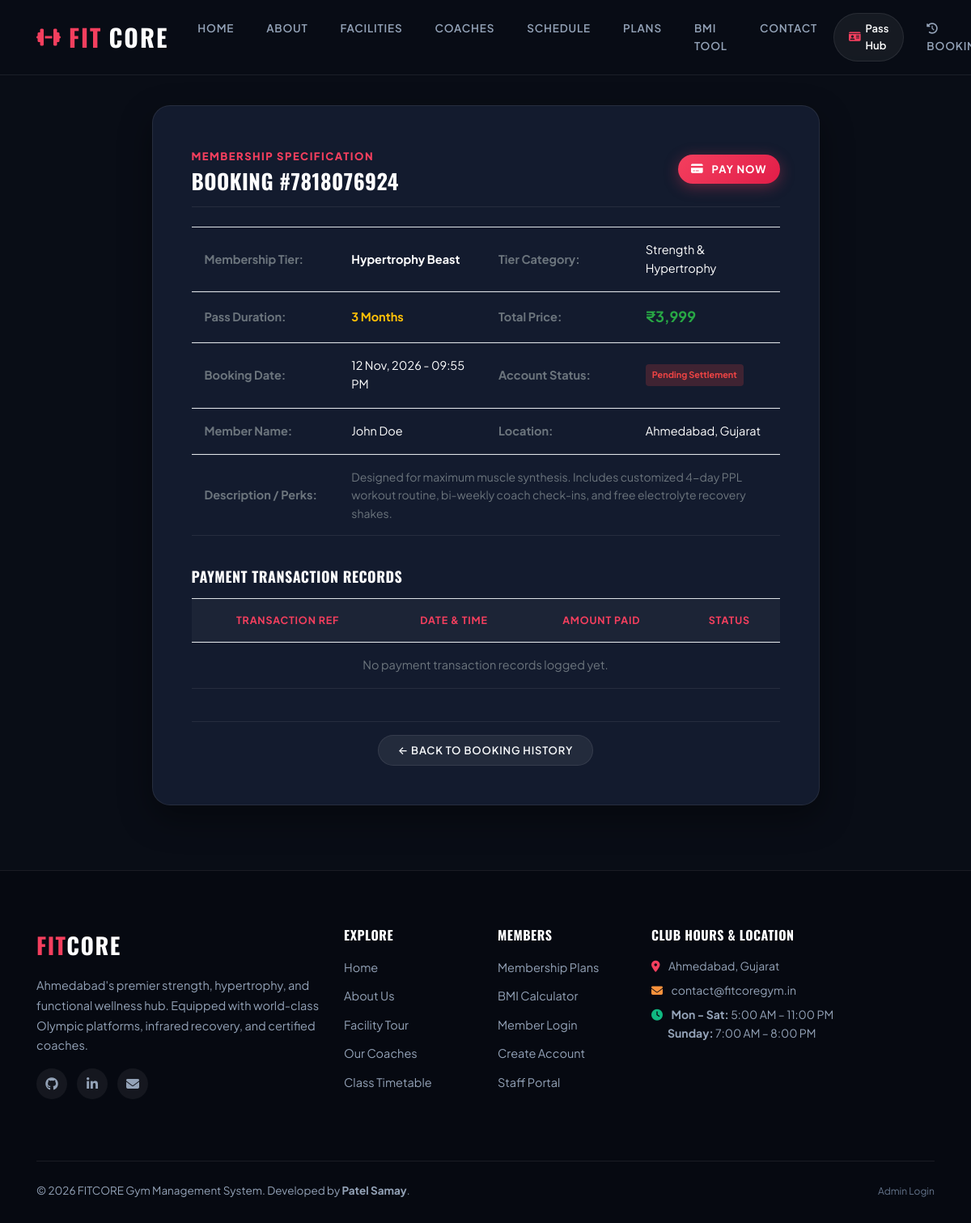
The app's page /booking_detail/7/ (signed in), older data.
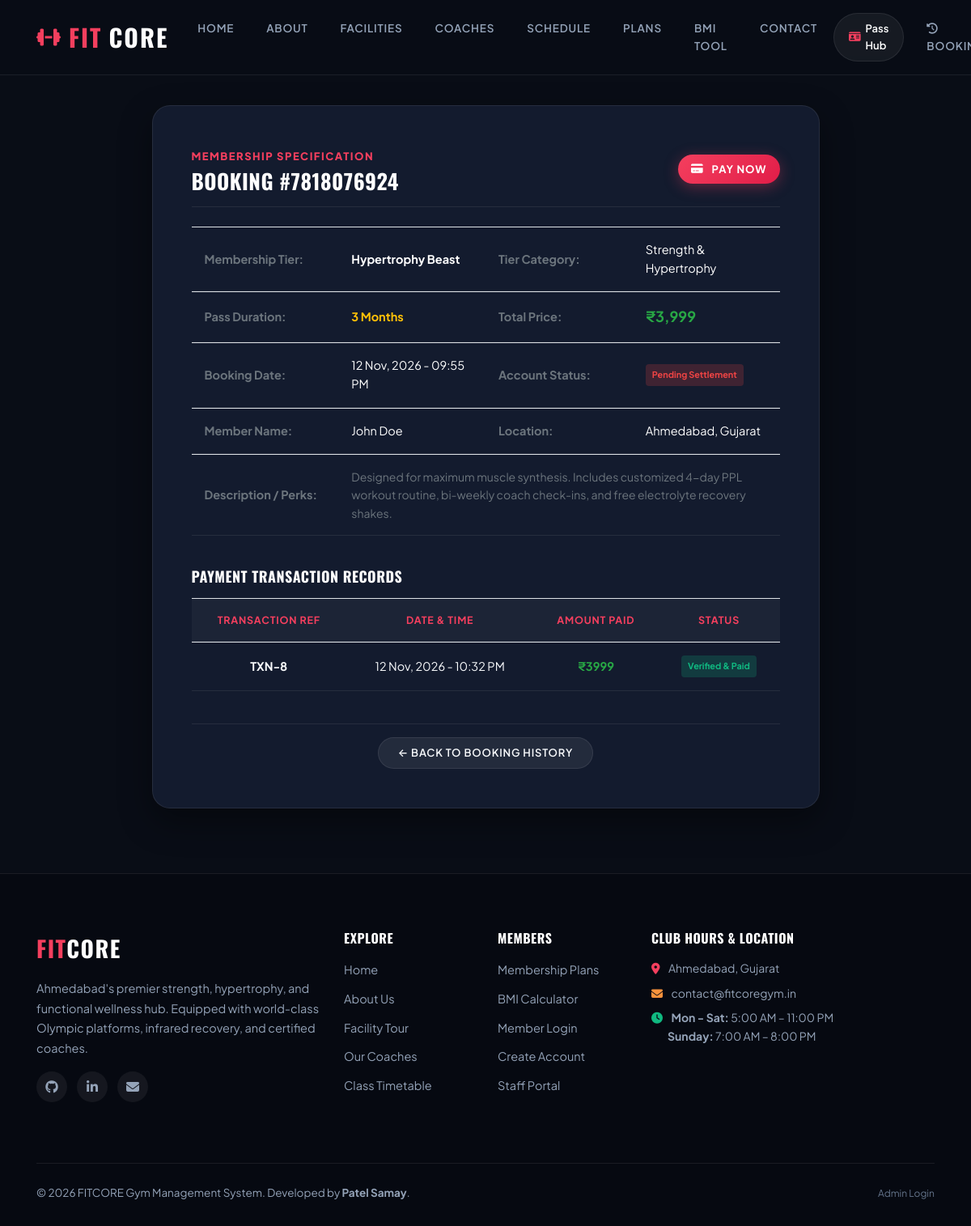
The same page, newer data.
### gym/models.py (models this page shows, shortened)
class Paymenthistory(models.Model):
    user = models.ForeignKey(Signup, on_delete=models.CASCADE, null=True, blank=True)
    booking = models.ForeignKey(Booking, on_delete=models.CASCADE, null=True, blank=True)
    price = models.CharField(max_length=100, null=True, blank=True)
    status = models.IntegerField(choices=STATUS, default=1)
    creationdate = models.DateTimeField(auto_now_add=True)
    class Meta:
        verbose_name_plural = "Payment Histories"
        ordering = ['-creationdate']

### gym/views.py (the view, shortened to what this page needs)
# urls.py: path('booking_detail/<int:pid>/', booking_detail, name='booking_detail'),
@login_required(login_url='user_login')
def booking_detail(request, pid):
    booking = get_object_or_404(Booking, id=pid)
    if not request.user.is_staff and (not booking.register or booking.register.user != request.user):
        messages.error(request, "Access restricted: You cannot view other members' bookings.")
        return redirect('booking_history')
    payment = Paymenthistory.objects.filter(booking=booking).order_by('-creationdate')
    context = {
        'data': booking,
        'booking': booking,
        'payment': payment,
    }
    if request.user.is_staff:
        return render(request, "admin/admin_booking_detail.html", context)
    return render(request, "user_booking_detail.html", context)

### gym/models.py (called while the page is built)
    @property
    def full_name(self):
        if self.user:
            name = f"{self.user.first_name} {self.user.last_name}".strip()
            return name if name else self.user.username
        return "Member"

    @property
    def clean_price(self):
        try:
            cleaned = str(self.price).replace('$', '').replace('₹', '').replace(',', '').strip()
            return float(cleaned)
        except (ValueError, TypeError):
            return 0.0

    @property
    def formatted_price(self):
        try:
            val = self.clean_price
            return f"{int(val):,}" if val.is_integer() else f"{val:,.2f}"
        except Exception:
            return str(self.price)

### gym/templates/user_booking_detail.html (shortened to what the changed rows need)
{% extends 'base.html' %}
{% load static %}
{% block content %}
<div class="inner-page-wrapper">
    <div class="container">
        <div class="row justify-content-center">
            <div class="col-lg-9">
                <div class="custom-form p-5">
                    <div class="d-flex justify-content-between align-items-center mb-4 pb-3" style="border-bottom: 1px solid var(--border);">
                        <div>
                            <h2 class="text-white font-weight-bold mb-0" style="font-size: 26px;">
                                Booking #{{ booking.bookingnumber|default:booking.id }}
                            </h2>
                        </div>
                    </div>
                    <div class="table-responsive mb-4">
                        <table class="table custom-table text-center">
                            <thead>
                                <tr>
                                    <th>Transaction Ref</th>
                                    <th>Date & Time</th>
                                    <th>Amount Paid</th>
                                    <th>Status</th>
                                </tr>
                            </thead>
                            <tbody>
                                {% for p in payment %}
                                <tr>
                                    <td><strong>TXN-{{ p.id }}</strong></td>
                                    <td>{{ p.creationdate|date:"d M, Y - h:i A" }}</td>
                                    <td><strong class="text-success">₹{{ p.price }}</strong></td>
                                    <td>
                                        {% if p.status == 3 %}
                                            <span class="badge badge-success p-2" style="background: rgba(16,185,129,0.2); color:#10b981;">Verified & Paid</span>
                                        {% else %}
                                            <span class="badge badge-warning p-2">Recorded</span>
                                        {% endif %}
                                    </td>
                                </tr>
                                {% empty %}
                                <tr>
                                    <td colspan="4" class="p-3 text-muted">No payment transaction records logged yet.</td>
                                </tr>
                                {% endfor %}
                            </tbody>
                        </table>
                    </div>
                </div>
            </div>
        </div>
    </div>
</div>
{% endblock %}

Row changes from the older to the newer data that the page shows:
added Paymenthistory: id "8", creationdate "12 Nov, 2026 - 10:32 PM", price "3999", status "Verified & Paid"
Text that changed along with them:
text no longer shown: "No payment transaction records logged yet."
